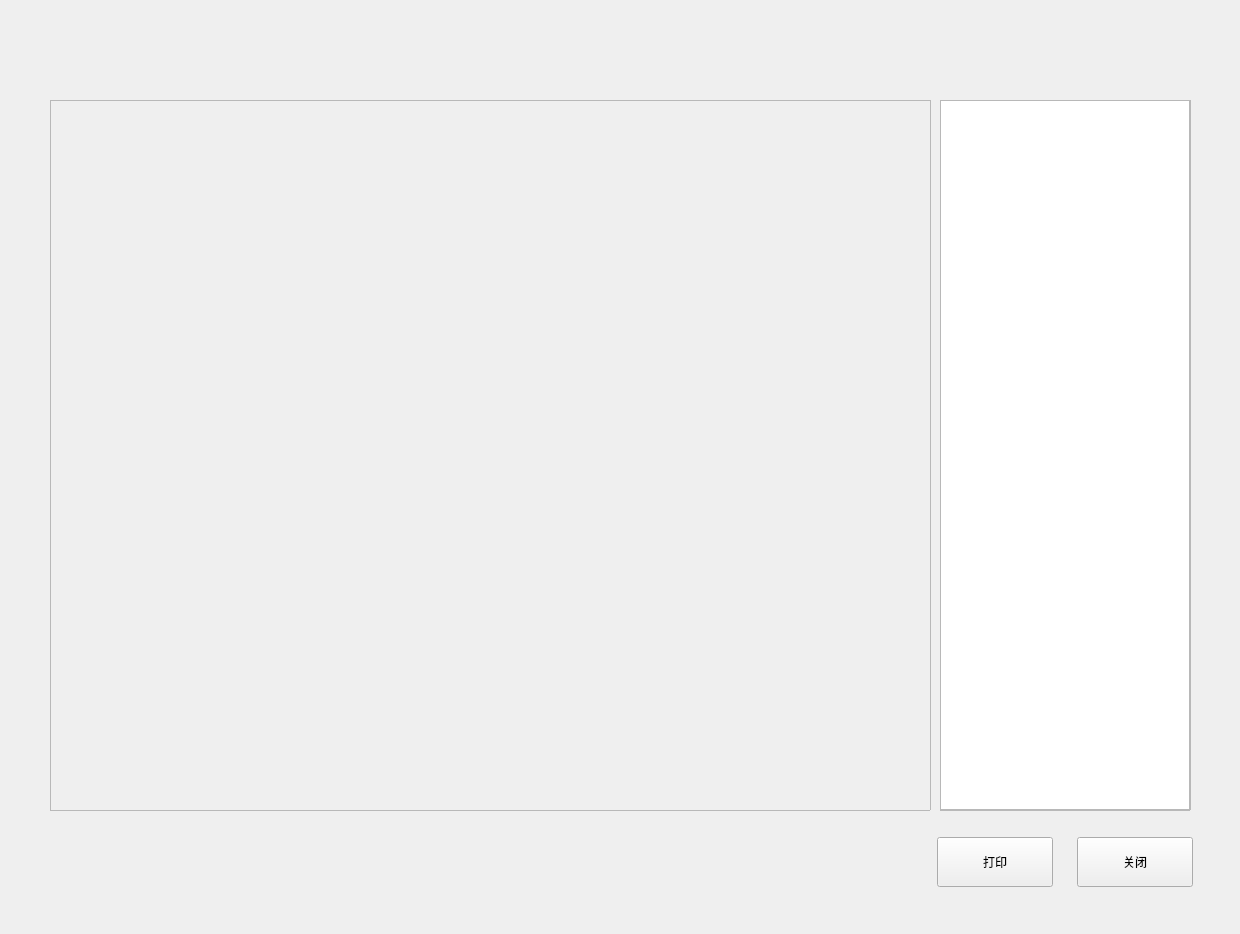
<?xml version="1.0" encoding="UTF-8"?>
<ui version="4.0">
 <class>QCurveDetial</class>
 <widget class="QWidget" name="QCurveDetial">
  <property name="geometry">
   <rect>
    <x>0</x>
    <y>0</y>
    <width>1240</width>
    <height>934</height>
   </rect>
  </property>
  <property name="windowTitle">
   <string>QCurveDetial</string>
  </property>
  <widget class="QTableView" name="tableView">
   <property name="geometry">
    <rect>
     <x>940</x>
     <y>100</y>
     <width>250</width>
     <height>710</height>
    </rect>
   </property>
   <property name="verticalScrollBarPolicy">
    <enum>Qt::ScrollBarAlwaysOff</enum>
   </property>
   <property name="horizontalScrollBarPolicy">
    <enum>Qt::ScrollBarAlwaysOff</enum>
   </property>
   <property name="showGrid">
    <bool>false</bool>
   </property>
   <attribute name="horizontalHeaderDefaultSectionSize">
    <number>169</number>
   </attribute>
   <attribute name="horizontalHeaderHighlightSections">
    <bool>false</bool>
   </attribute>
   <attribute name="horizontalHeaderStretchLastSection">
    <bool>true</bool>
   </attribute>
   <attribute name="verticalHeaderDefaultSectionSize">
    <number>35</number>
   </attribute>
   <attribute name="verticalHeaderHighlightSections">
    <bool>false</bool>
   </attribute>
  </widget>
  <widget class="CScatterPlotClass" name="CaliCurve" native="true">
   <property name="geometry">
    <rect>
     <x>70</x>
     <y>120</y>
     <width>840</width>
     <height>670</height>
    </rect>
   </property>
  </widget>
  <widget class="QPushButton" name="print_Button">
   <property name="geometry">
    <rect>
     <x>937</x>
     <y>837</y>
     <width>116</width>
     <height>50</height>
    </rect>
   </property>
   <property name="text">
    <string>打印</string>
   </property>
   <property name="buttons" stdset="0">
    <string>btn_dlg</string>
   </property>
  </widget>
  <widget class="QPushButton" name="close_Button">
   <property name="geometry">
    <rect>
     <x>1077</x>
     <y>837</y>
     <width>116</width>
     <height>50</height>
    </rect>
   </property>
   <property name="text">
    <string>关闭</string>
   </property>
   <property name="buttons" stdset="0">
    <string>btn_dlg</string>
   </property>
  </widget>
  <widget class="QFrame" name="line_h_1">
   <property name="geometry">
    <rect>
     <x>50</x>
     <y>100</y>
     <width>880</width>
     <height>1</height>
    </rect>
   </property>
   <property name="frameShape">
    <enum>QFrame::StyledPanel</enum>
   </property>
   <property name="frameShadow">
    <enum>QFrame::Raised</enum>
   </property>
   <property name="lines" stdset="0">
    <string>solid</string>
   </property>
  </widget>
  <widget class="QFrame" name="line_v_1">
   <property name="geometry">
    <rect>
     <x>50</x>
     <y>100</y>
     <width>1</width>
     <height>710</height>
    </rect>
   </property>
   <property name="frameShape">
    <enum>QFrame::StyledPanel</enum>
   </property>
   <property name="frameShadow">
    <enum>QFrame::Raised</enum>
   </property>
   <property name="lines" stdset="0">
    <string>solid</string>
   </property>
  </widget>
  <widget class="QFrame" name="line_h_2">
   <property name="geometry">
    <rect>
     <x>50</x>
     <y>810</y>
     <width>880</width>
     <height>1</height>
    </rect>
   </property>
   <property name="frameShape">
    <enum>QFrame::StyledPanel</enum>
   </property>
   <property name="frameShadow">
    <enum>QFrame::Raised</enum>
   </property>
   <property name="lines" stdset="0">
    <string>solid</string>
   </property>
  </widget>
  <widget class="QFrame" name="line_v_2">
   <property name="geometry">
    <rect>
     <x>930</x>
     <y>100</y>
     <width>1</width>
     <height>710</height>
    </rect>
   </property>
   <property name="frameShape">
    <enum>QFrame::StyledPanel</enum>
   </property>
   <property name="frameShadow">
    <enum>QFrame::Raised</enum>
   </property>
   <property name="lines" stdset="0">
    <string>solid</string>
   </property>
  </widget>
  <widget class="QFrame" name="line_h_3">
   <property name="geometry">
    <rect>
     <x>940</x>
     <y>100</y>
     <width>250</width>
     <height>1</height>
    </rect>
   </property>
   <property name="frameShape">
    <enum>QFrame::StyledPanel</enum>
   </property>
   <property name="frameShadow">
    <enum>QFrame::Raised</enum>
   </property>
   <property name="lines" stdset="0">
    <string>solid</string>
   </property>
  </widget>
  <widget class="QFrame" name="line_h_4">
   <property name="geometry">
    <rect>
     <x>940</x>
     <y>810</y>
     <width>250</width>
     <height>1</height>
    </rect>
   </property>
   <property name="frameShape">
    <enum>QFrame::StyledPanel</enum>
   </property>
   <property name="frameShadow">
    <enum>QFrame::Raised</enum>
   </property>
   <property name="lines" stdset="0">
    <string>solid</string>
   </property>
  </widget>
  <widget class="QFrame" name="line_v_3">
   <property name="geometry">
    <rect>
     <x>940</x>
     <y>100</y>
     <width>1</width>
     <height>710</height>
    </rect>
   </property>
   <property name="frameShape">
    <enum>QFrame::StyledPanel</enum>
   </property>
   <property name="frameShadow">
    <enum>QFrame::Raised</enum>
   </property>
   <property name="lines" stdset="0">
    <string>solid</string>
   </property>
  </widget>
  <widget class="QFrame" name="line_v_4">
   <property name="geometry">
    <rect>
     <x>1190</x>
     <y>100</y>
     <width>1</width>
     <height>710</height>
    </rect>
   </property>
   <property name="frameShape">
    <enum>QFrame::StyledPanel</enum>
   </property>
   <property name="frameShadow">
    <enum>QFrame::Raised</enum>
   </property>
   <property name="lines" stdset="0">
    <string>solid</string>
   </property>
  </widget>
 </widget>
 <layoutdefault spacing="6" margin="11"/>
 <customwidgets>
  <customwidget>
   <class>CScatterPlotClass</class>
   <extends>QWidget</extends>
   <header>src/leonis/curveDraw/ScatterPlotClass.h</header>
   <container>1</container>
  </customwidget>
 </customwidgets>
 <resources/>
 <connections/>
</ui>
